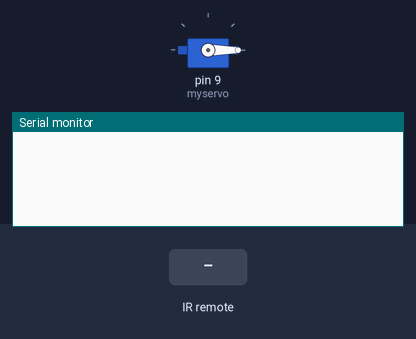
This sketch was run on a simulated Arduino Uno, built with avr-gcc and run on an emulated ATmega328P. Parts: servo, the last lines printed to the serial monitor. The inputs (shaded band) are chosen by the test bench.

Above: at 1.2 s.
1.3 s: infrared code 0x10 received
At 1.8 s:
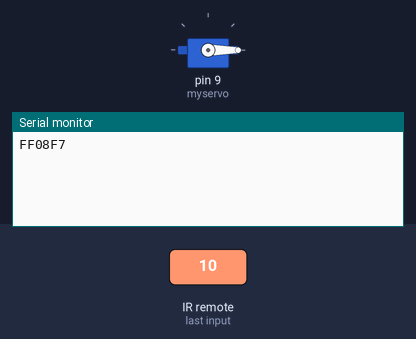
2.8 s: infrared code 0x11 received
At 4.0 s:
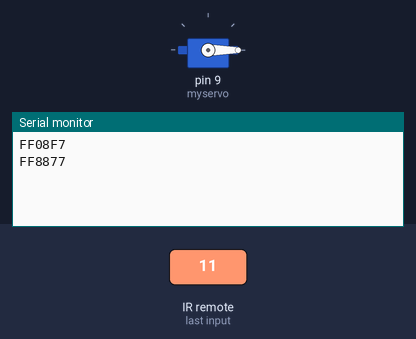
4.3 s: infrared code 0x12 received
At 5.3 s:
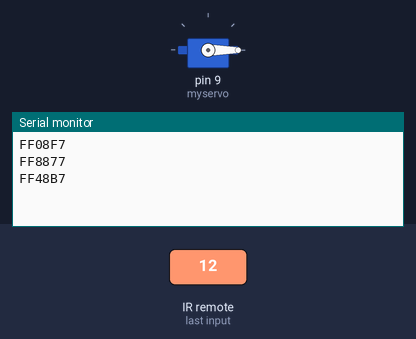

Measured:
- after the input at 1.3 s, the serial monitor: prints a new line at once (image 1)
- after the input at 2.8 s, the serial monitor: prints a new line at once (image 2)
- after the input at 4.3 s, the serial monitor: prints a new line at once (image 3)

The sketch:

Servo.ino
```cpp
#include <IRremote.h>
#include <Servo.h>

const int receiverPin = 3;
IRrecv irrecv(receiverPin);
decode_results results;

Servo myservo;

double goc_quay = 0;

void setup() {
  myservo.attach(9);
  myservo.write(0);

  Serial.begin(9600);

  irrecv.enableIRIn();
}

void translateIR() {
  switch (results.value) {
    case 0x10:
      goc_quay = 30.0;
      break;
    case 0x11:
      goc_quay = 120.0;
      break;
    case 0x12:
      goc_quay = 180.0;
        break;
  }
}

void loop() {
  if (irrecv.decode(&results)) {

    translateIR();
    Serial.println(results.value, HEX);

    if (goc_quay > 90) {
      myservo.write(goc_quay);
      delay(500);
      myservo.write(0);
      delay(500);
    } else {
      myservo.write(goc_quay);
      delay(200);
      myservo.write(0);
      delay(200);
    }
    irrecv.resume();
  }
}

/*
Cách lắp:
- IR:
    + (-): GND
    + pin giữa: 5V
    + pin còn lại: pin D3

- Servo:
    + Tín hiệu → chân D9
    + VCC → 5V
    + GND → GND
*/
```
